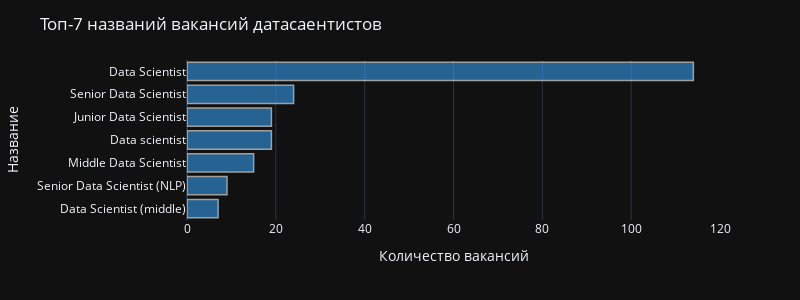

The cell this chart's notebook holds for it:
### Code cell
plot_discrete(
    'ds', 7, 'name', 
    rus_feature='Название', 
    title_text='Топ-7 названий вакансий датасаентистов',
    height=300,
    color='#3498E8'
)

### Figure 1 — Plotly figure (JSON) as saved in the notebook; plotly's stock layout.template omitted (floating-point values rounded to 4 significant figures)
{"data": [{"alignmentgroup": "True", "hovertemplate": "Количество вакансий=%{x}<br>Название=%{y}<extra></extra>", "legendgroup": "", "marker": {"color": "#3498E8", "line": {"color": "#FFFFFF", "width": 1.5}, "pattern": {"shape": ""}}, "name": "", "offsetgroup": "", "opacity": 0.6, "orientation": "h", "showlegend": false, "textposition": "auto", "type": "bar", "x": [7, 9, 15, 19, 19, 24, 114], "xaxis": "x", "y": ["Data Scientist (middle)", "Senior Data Scientist (NLP)", "Middle Data Scientist", "Data scientist", "Junior Data Scientist", "Senior Data Scientist", "Data Scientist"], "yaxis": "y"}], "layout": {"barmode": "relative", "height": 300, "legend": {"tracegroupgap": 0}, "margin": {"t": 60}, "showlegend": false, "title": {"text": "Топ-7 названий вакансий датасаентистов"}, "width": 800, "xaxis": {"anchor": "y", "autorange": true, "domain": [0, 1], "range": [0, 120], "title": {"text": "Количество вакансий"}, "type": "linear"}, "yaxis": {"anchor": "x", "autorange": true, "domain": [0, 1], "range": [-0.5, 6.5], "title": {"text": "Название"}, "type": "category"}}}
